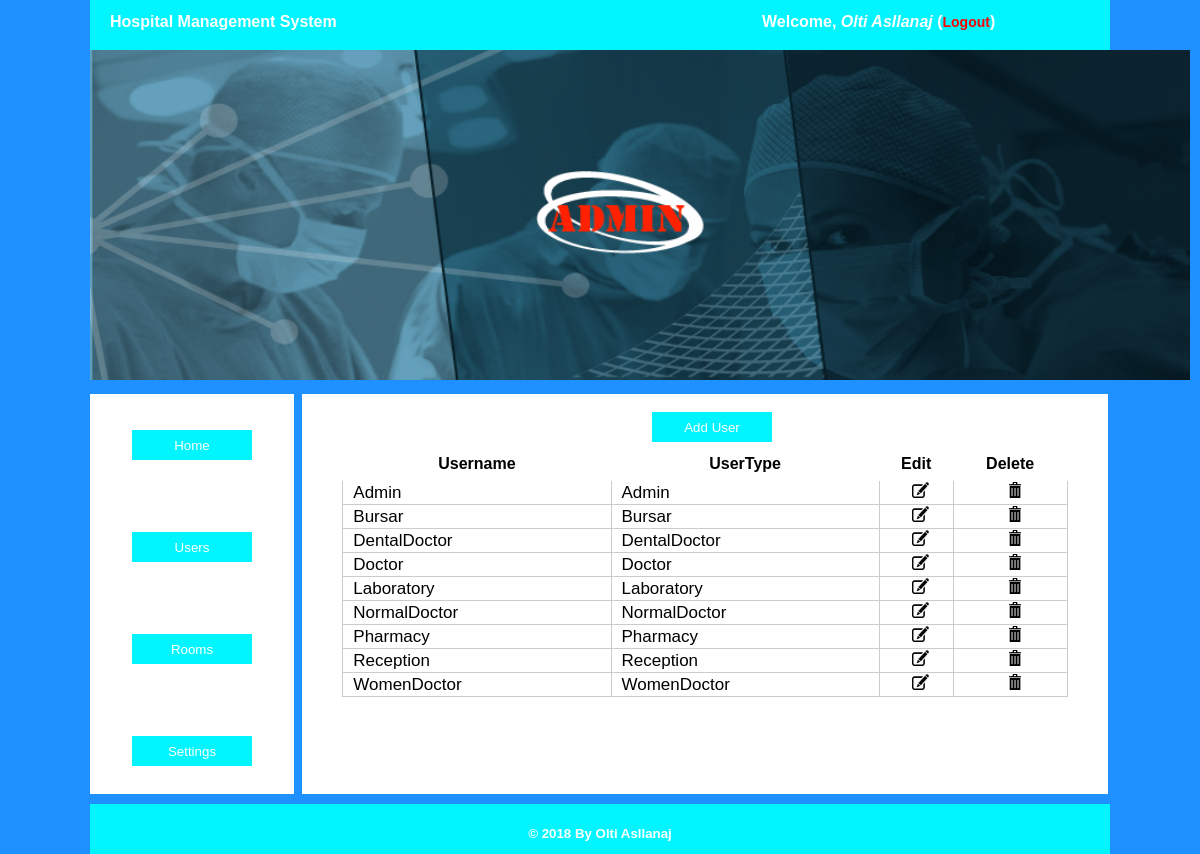
/admin/users.php (signed in), run on the app's committed database.
### tables this page shows
CREATE TABLE `users` (
  `username` varchar(50) NOT NULL,
  `password` varchar(40) NOT NULL,
  `fname` varchar(40) NOT NULL,
  `sname` varchar(40) NOT NULL,
  `type` varchar(40) NOT NULL
);

### includes/admin.php (the view, shortened to what this page needs)
<?php
function users()
{
	require 'connect.php';
	$sql = "SELECT * FROM hospital.users";
	$query = mysqli_query($con, $sql);
	while ($row = mysqli_fetch_array($query)) {
		echo "<tr height=20px'>";
		echo "<td>".$row['username']."</td>";
		echo "<td>".$row['type']."</td>";
		echo "<td><center><a href='edituser.php?name=".$row['username']."'><img src='../assets/img/glyphicons-151-edit.png' height='16px' width='17px'></a></center></td>";
		echo "<td><center><a href='deleteuser.php?name=".$row['username']."'><img src='../assets/img/glyphicons-17-bin.png' height='16px' width='12px'></a></center></td>";
		echo "</tr>";
	}
}
?>

### admin/users.php (shortened to what this page needs)
<!DOCTYPE html>
<html lang="en">
<head>
	<link rel="stylesheet" type="text/css" href="../assets/style.css">
</head>
<body>
	<div class="wrapper">
	<?php
		include "includes/header.php";
		include "includes/left.php";
	 ?>
		<div class="right"><br>
			<a href="adduser.php" style="margin-left:350px;"><button class="btnlink">Add User</button></a><br>
			<table class="table">
				<tr>
					<th>Username</th>
					<th>UserType</th>
					<th>Edit</th>
					<th>Delete</th>
				</tr>
				<?php
				require '../includes/admin.php';
				users();
				 ?>
			</table>
		</div>
		<?php
		include "includes/footer.php";
		 ?>
	</div>
</body>
</html>

### admin/includes/header.php (shortened to what this page needs)
<div class="header">
	<div class="headerleft">
		<b>Hospital Management System</b>
	</div>
	<div class="headerright">
		<b>
			<?php
			require '../includes/connect.php';
			require '../includes/users.php';
			admindetails();
			 ?>
		</b>
	</div>
</div>
<html>
<head>
<html>
<head><title>Put Image in HTML</title>
</head>
<center>
<body background = "">
<img src = "Admin.png" width="1100px" height="330px"/>
</body></center>
</html>
<html>
</head>
</html>

### includes/users.php (shortened to what this page needs)
<?php
function admindetails()
{
	require("connect.php");
	$type = $_SESSION['type'];
	$username = $_SESSION['admin'];
	$sql = "SELECT * FROM hospital.users WHERE `username`='$username' AND `type`='$type'";
	$query = mysqli_query($con, $sql);
	while ($row =mysqli_fetch_array($query)) {
		echo "Welcome, <i>".$row['fname']." ".$row['sname']."</i> (<a href='../logout.php'>Logout</a>)";
	}
}
?>

### admin/includes/left.php
<div class="left"><br>
	<center>
	<br>
		<a href="index.php"><button class="btnlink">Home</button></a><br><br><br><br><br>
		<a href="users.php"><button class="btnlink">Users</button></a><br><br><br><br><br>
		<a href="rooms.php"><button class="btnlink">Rooms</button></a><br><br><br><br><br>
		<a href="settings.php"><button class="btnlink">Settings</button></a><br><br>
	</center>
</div>

### admin/includes/footer.php
<div class="footer">
	<center>
		<h5 style="color:white;"> &copy; <?php echo date("Y"); ?> By Olti Asllanaj</h5>
	</center>
</div>

### assets/style.css (style rules this page uses)
body { margin: 0; padding: 0; background-color: #00F5FF; font-family: Arial,Lucida Sans; }
.wrapper { min-height: 400px; max-height: auto; width: 85%; margin: 0 auto; font-family: Arial,Lucida Sans; }
.header { height: 50px; width: 100%; background-color: #00F5FF; float: left; }
.headerleft { height: auto; width: 60%; float: left; color: white; font-size: 16px; font-family: Arial; padding: 13px 20px; }
.headerright { height: 100%; width: 30%; float: left; color: white; font-size: 16px; font-family: Arial; padding: 13px 20px; }
.headerright a { text-decoration: none; font-size: 14px; color: red; }
.footer { height: 50px; width: 100%; background-color: #00F5FF; float: left; margin-top: 10px; }
.left { min-height: 400px; max-height: auto; width: 20%; background-color: white; margin-top: 10px; float: left; }
.btnlink { height: 30px; width: 120px; background-color: #00F5FF; border: 0; margin: 0; color: white; cursor: pointer; }
.right { min-height: 400px; max-height: auto; width: 79%; margin-left: 8px; background-color: white; margin-top: 10px; float: left; }
.table { height: auto; width: 90%; margin: 0 auto; margin-top: 5px; border: 1px solid #FFFFFF; border-collapse: collapse; }
.table tr td { border: 1px solid #ccc; border-collapse: collapse; padding-left: 10px; font-size: 17px; }
.table tr th { height: 30px; border: 1px solid #FFFFFF; border-collapse: collapse; }
table { border-spacing: 0; }

### admin/includes/header.php (style rules this page uses)
body { background-color: #1E90FF; }

### data on the page
users: fname "Olti", sname "Asllanaj", username "Admin", type "Admin"
users: username "Bursar", type "Bursar"
users: username "DentalDoctor", type "DentalDoctor"
users: username "Doctor", type "Doctor"
users: username "Laboratory", type "Laboratory"
users: username "NormalDoctor", type "NormalDoctor"
users: username "Pharmacy", type "Pharmacy"
users: username "Reception", type "Reception"
users: username "WomenDoctor", type "WomenDoctor"
